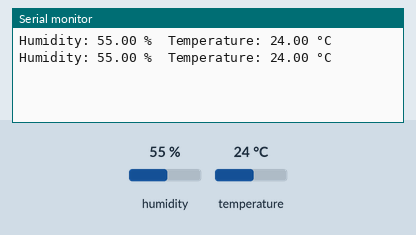
The sketch below on a simulated Arduino Uno, built with avr-gcc and run on an emulated ATmega328P. On the bench: the last lines printed to the serial monitor. Inputs (shaded band) come from the test bench; at power-on: humidity 55 %, temperature 24 °C.

Above: at 2.8 s.
2.9 s: humidity set to 22 %
At 5.3 s:
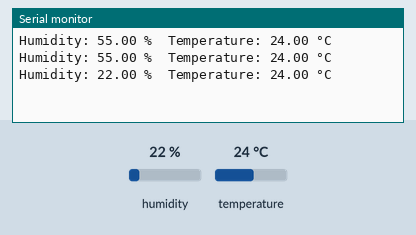
5.6 s: temperature set to 12 °C
At 6.6 s:
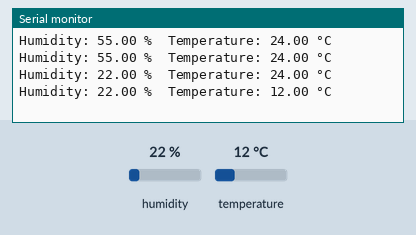
8.3 s: humidity set to 40 %
At 11.4 s:
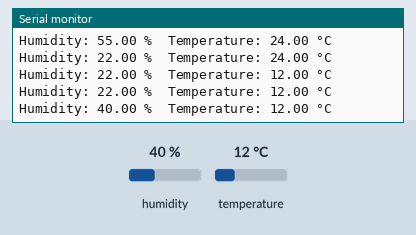
Timing chart, 0 to 12.9 s (numbered marks = the images above; inputs shaded):
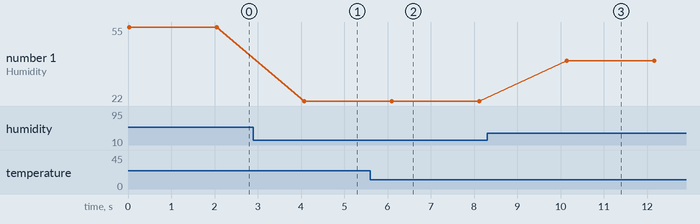

The sketch:

dht11_sensor.ino
```cpp
// Author: Atul Singh
// Description: Temperature and Humidity measurement through dht11 sensor
// Board: Arduino UNO
#include "DHT.h"

#define DHTPIN 2       // Data pin connected to D2
#define DHTTYPE DHT11  // Type of sensor

DHT dht(DHTPIN, DHTTYPE);

void setup() {
  Serial.begin(9600);
  dht.begin();
}

void loop() {
  float h = dht.readHumidity();
  float t = dht.readTemperature();

  Serial.print("Humidity: ");
  Serial.print(h);
  Serial.print(" %  ");
  Serial.print("Temperature: ");
  Serial.print(t);
  Serial.println(" °C");

  delay(2000);
}
```

Measured:
- after the input at 2.9 s, the serial monitor: prints a new line after 1.2 s (image 1)
- after the input at 5.6 s, the serial monitor: prints a new line after 0.50 s (image 2)
- after the input at 8.3 s, the serial monitor: prints a new line after 1.8 s (image 3)
- plotted number 1: 55 → 22 after the input at 2.9 s, 22 → 40 after the input at 8.3 s
